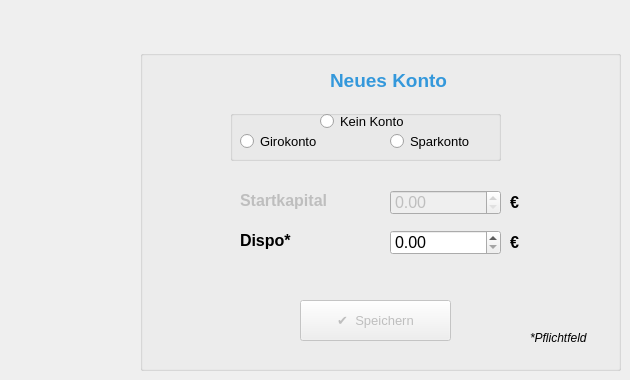
     <widget class="QWidget" name="tab_3">
      <attribute name="title">
       <string>Konto Anlegen</string>
      </attribute>
      <widget class="QGroupBox" name="groupBoxKontoAnl">
       <property name="geometry">
        <rect>
         <x>140</x>
         <y>50</y>
         <width>481</width>
         <height>321</height>
        </rect>
       </property>
       <property name="font">
        <font>
         <family>Segoe UI</family>
         <pointsize>15</pointsize>
        </font>
       </property>
       <property name="title">
        <string/>
       </property>
       <widget class="QDoubleSpinBox" name="sbDispoAnlegen">
        <property name="enabled">
         <bool>true</bool>
        </property>
        <property name="geometry">
         <rect>
          <x>250</x>
          <y>180</y>
          <width>111</width>
          <height>25</height>
         </rect>
        </property>
        <property name="font">
         <font>
          <family>Segoe UI</family>
          <pointsize>12</pointsize>
         </font>
        </property>
        <property name="maximum">
         <double>9999.000000000000000</double>
        </property>
       </widget>
       <widget class="QLabel" name="lblDispoAnlegen">
        <property name="enabled">
         <bool>true</bool>
        </property>
        <property name="geometry">
         <rect>
          <x>100</x>
          <y>180</y>
          <width>61</width>
          <height>21</height>
         </rect>
        </property>
        <property name="font">
         <font>
          <family>Segoe UI</family>
          <pointsize>12</pointsize>
          <weight>75</weight>
          <bold>true</bold>
         </font>
        </property>
        <property name="text">
         <string>Dispo*</string>
        </property>
       </widget>
       <widget class="QGroupBox" name="groupBoxKontoartAnlegen">
        <property name="geometry">
         <rect>
          <x>90</x>
          <y>60</y>
          <width>271</width>
          <height>51</height>
         </rect>
        </property>
        <property name="font">
         <font>
          <family>Segoe UI</family>
          <pointsize>12</pointsize>
         </font>
        </property>
        <property name="title">
         <string/>
        </property>
        <widget class="QRadioButton" name="radBtnGiro">
         <property name="geometry">
          <rect>
           <x>10</x>
           <y>20</y>
           <width>111</width>
           <height>22</height>
          </rect>
         </property>
         <property name="font">
          <font>
           <family>Segoe UI</family>
           <pointsize>10</pointsize>
          </font>
         </property>
         <property name="text">
          <string>Girokonto</string>
         </property>
         <property name="checkable">
          <bool>true</bool>
         </property>
         <property name="checked">
          <bool>false</bool>
         </property>
        </widget>
        <widget class="QRadioButton" name="radBtnSpar">
         <property name="geometry">
          <rect>
           <x>160</x>
           <y>20</y>
           <width>101</width>
           <height>22</height>
          </rect>
         </property>
         <property name="font">
          <font>
           <family>Segoe UI</family>
           <pointsize>10</pointsize>
          </font>
         </property>
         <property name="text">
          <string>Sparkonto</string>
         </property>
         <property name="checked">
          <bool>false</bool>
         </property>
        </widget>
        <widget class="QRadioButton" name="radBtnKeinKonto">
         <property name="geometry">
          <rect>
           <x>90</x>
           <y>0</y>
           <width>101</width>
           <height>22</height>
          </rect>
         </property>
         <property name="font">
          <font>
           <family>Segoe UI</family>
           <pointsize>10</pointsize>
          </font>
         </property>
         <property name="text">
          <string>Kein Konto</string>
         </property>
         <property name="checked">
          <bool>false</bool>
         </property>
        </widget>
       </widget>
       <widget class="QLabel" name="lblStartKapAnlegen">
        <property name="enabled">
         <bool>false</bool>
        </property>
        <property name="geometry">
         <rect>
          <x>100</x>
          <y>140</y>
          <width>121</width>
          <height>21</height>
         </rect>
        </property>
        <property name="font">
         <font>
          <family>Segoe UI</family>
          <pointsize>12</pointsize>
          <weight>75</weight>
          <bold>true</bold>
         </font>
        </property>
        <property name="text">
         <string>Startkapital</string>
        </property>
       </widget>
       <widget class="QDoubleSpinBox" name="sbStartKapAnlegen">
        <property name="enabled">
         <bool>false</bool>
        </property>
        <property name="geometry">
         <rect>
          <x>250</x>
          <y>140</y>
          <width>111</width>
          <height>25</height>
         </rect>
        </property>
        <property name="font">
         <font>
          <family>Segoe UI</family>
          <pointsize>12</pointsize>
         </font>
        </property>
        <property name="maximum">
         <double>99999.000000000000000</double>
        </property>
       </widget>
       <widget class="QLabel" name="label_5">
        <property name="geometry">
         <rect>
          <x>190</x>
          <y>20</y>
          <width>141</width>
          <height>21</height>
         </rect>
        </property>
        <property name="font">
         <font>
          <family>Segoe UI</family>
          <pointsize>14</pointsize>
          <weight>75</weight>
          <bold>true</bold>
         </font>
        </property>
        <property name="styleSheet">
         <string notr="true">color: #3498db;</string>
        </property>
        <property name="text">
         <string>Neues Konto</string>
        </property>
       </widget>
       <widget class="QLabel" name="lblPflichtfeldKontoAnlegen">
        <property name="geometry">
         <rect>
          <x>390</x>
          <y>280</y>
          <width>71</width>
          <height>16</height>
         </rect>
        </property>
        <property name="font">
         <font>
          <family>Segoe UI</family>
          <pointsize>9</pointsize>
          <italic>true</italic>
         </font>
        </property>
        <property name="text">
         <string>*Pflichtfeld</string>
        </property>
       </widget>
       <widget class="QLabel" name="lblBetragEuroDispoKontoAnlegen">
        <property name="enabled">
         <bool>true</bool>
        </property>
        <property name="geometry">
         <rect>
          <x>370</x>
          <y>177</y>
          <width>31</width>
          <height>31</height>
         </rect>
        </property>
        <property name="font">
         <font>
          <family>Segoe UI</family>
          <pointsize>12</pointsize>
          <weight>75</weight>
          <bold>true</bold>
         </font>
        </property>
        <property name="text">
         <string>€</string>
        </property>
       </widget>
       <widget class="QLabel" name="lblBetragEuroStartKapitalKontoAnlegen">
        <property name="enabled">
         <bool>true</bool>
        </property>
        <property name="geometry">
         <rect>
          <x>370</x>
          <y>137</y>
          <width>31</width>
          <height>31</height>
         </rect>
        </property>
        <property name="font">
         <font>
          <family>Segoe UI</family>
          <pointsize>12</pointsize>
          <weight>75</weight>
          <bold>true</bold>
         </font>
        </property>
        <property name="text">
         <string>€</string>
        </property>
       </widget>
       <widget class="QPushButton" name="btn_OkKontoAnlegen">
        <property name="enabled">
         <bool>false</bool>
        </property>
        <property name="geometry">
         <rect>
          <x>160</x>
          <y>250</y>
          <width>151</width>
          <height>41</height>
         </rect>
        </property>
        <property name="font">
         <font>
          <family>Segoe UI</family>
          <pointsize>10</pointsize>
         </font>
        </property>
        <property name="text">
         <string>✔  Speichern</string>
        </property>
       </widget>
      </widget>
     </widget>
